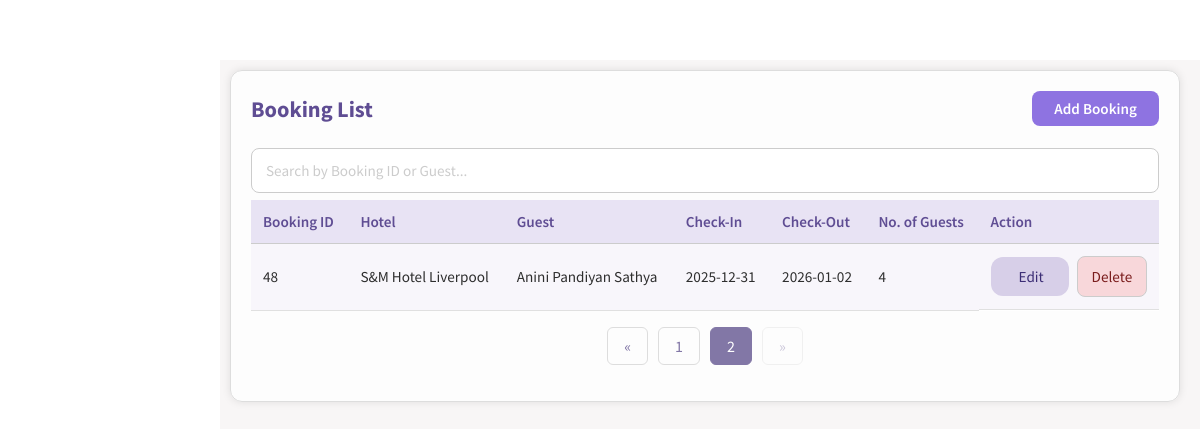
The page /booking.php?page=2 (signed in) on the database as committed earlier.
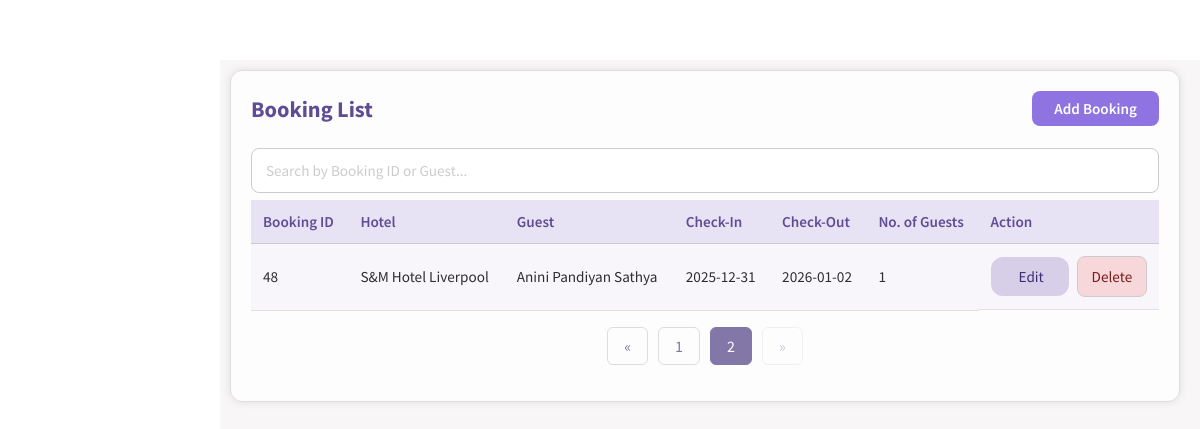
The same page on the database as committed later.
### tables this page shows
CREATE TABLE BOOKING(
BOOKING_ID INTEGER NOT NULL PRIMARY KEY AUTOINCREMENT,
NO_OF_GUEST INTEGER NOT NULL,
DATE_IN DATE NOT NULL,
DATE_OUT DATE NOT NULL,
TIMESTAMP DATETIME NOT NULL NOT NULL DEFAULT (CURRENT_TIMESTAMP),
GUEST_ID INTEGER NOT NULL,
ROOM_ID INTEGER NOT NULL,
FOREIGN KEY (GUEST_ID) REFERENCES GUEST(GUEST_ID) ON DELETE CASCADE ON UPDATE CASCADE
FOREIGN KEY (ROOM_ID) REFERENCES ROOM(ROOM_ID) ON DELETE CASCADE ON UPDATE CASCADE
);

CREATE TABLE HOTEL(
HOTEL_ID INTEGER NOT NULL PRIMARY KEY AUTOINCREMENT,
HOTEL_NAME TEXT NOT NULL,
HOTEL_ADDRESS TEXT NOT NULL,
CITY TEXT NOT NULL,
POSTCODE TEXT NOT NULL,
HOTEL_TELNO TEXT NOT NULL UNIQUE,
HOTEL_EMAIL TEXT NOT NULL UNIQUE
);

CREATE TABLE GUEST(
GUEST_ID INTEGER NOT NULL PRIMARY KEY AUTOINCREMENT,
F_NAME TEXT NOT NULL,
M_NAME TEXT,
L_NAME TEXT NOT NULL,
GUEST_ADDRESS TEXT NOT NULL,
CITY TEXT NOT NULL,
POSTCODE TEXT NOT NULL,
GUEST_EMAIL TEXT NOT NULL UNIQUE,
GUEST_PHNO TEXT NOT NULL UNIQUE
);

### functions.php (the view, shortened to what this page needs)
<?php
function createDB()
{
    $db = new SQLite3('hotelSQL.db');
    $db->exec("PRAGMA foreign_keys = ON");
    return $db;
}
function BookingList($editingId = null, $limit = null, $offset = null)
{
    $db = createDB();
    $select_query = "SELECT * FROM BOOKING b INNER JOIN GUEST g ON (b.GUEST_ID = g.GUEST_ID) INNER JOIN ROOM r ON (b.ROOM_ID = r.ROOM_ID) INNER JOIN HOTEL h ON (r.HOTEL_ID = h.HOTEL_ID) ORDER BY BOOKING_ID ASC";
    $select_query = applyPagination($select_query, $limit, $offset);
    $result = $db->query($select_query);
    while ($row = $result->fetchArray(SQLITE3_ASSOC)) {
        if ($editingId == $row['BOOKING_ID']) {
            echo "<form method='post'><tr>";
            echo "<td>" . $row['BOOKING_ID'] . "</td>";
            echo "<input type='hidden' name='booking-id' value='" . $row['BOOKING_ID'] . "'>";
            echo "<td>";
            RoomDropdown('room-id', $row['ROOM_ID']);
            echo "</td>";
            echo "<td>";
            GuestDropdown('guest-id', $row['GUEST_ID']);
            echo "</td>";
            echo "<td>
                    <input type='date' name='date-in'
                           value='" . htmlspecialchars($row['DATE_IN']) . "'  min='" . date('Y-m-d') . "' required>
                  </td>";
            echo "<td>
                    <input type='date' name='date-out'
                           value='" . htmlspecialchars($row['DATE_OUT']) . "' min='" . date('Y-m-d') . "'required>
                  </td>";
            echo "<td>
                    <input type='number' name='num-guest'
                           value='" . htmlspecialchars($row['NO_OF_GUEST']) . "' required>
                  </td>";
            echo "<td>
                    <input type='submit' class='submit-btn' name='save' value='Save'>
                    <input type='submit' class='delete-button-in-list' name='cancel' value='Cancel'>
                  </td>";
            echo "</tr></form>";
        } else {
            echo "<form method='post'><tr>";
            echo "<td>" . $row['BOOKING_ID'] . "</td>";
            echo "<td>" . $row['HOTEL_NAME'] . "</td>";
            echo "<td>" . $row['F_NAME'] . " " . $row['L_NAME'] . "</td>";
            echo "<td>" . $row['DATE_IN'] . "</td>";
            echo "<td>" . $row['DATE_OUT'] . "</td>";
            echo "<td>" . $row['NO_OF_GUEST'] . "</td>";
            echo "<td>
                    <input type='hidden' name='booking-id' value='" . $row['BOOKING_ID'] . "'>
                    <input type='submit' class='edit-button-in-list' name='edit' value='Edit'>
                    <input type='button' class='delete-button-in-list' name='delete' value='Delete'>
                  </td>";
            echo "</tr></form>";
        }
    }
}
function applyPagination($sql, $limit, $offset)
{
    if ($limit !== null && $offset !== null) {
        $limit = (int) $limit;
        $offset = (int) $offset;
        $sql .= " LIMIT $limit OFFSET $offset";
    }
    return $sql;
}
?>

### booking.php (shortened to what this page needs)
<!DOCTYPE html>
<html lang="en">
<head>
    <link rel="stylesheet" href="style.css" />
</head>
<?php
require_once("functions.php");
$editingId = null;
$records_per_page = 5;
$current_page = isset($_GET["page"]) ? intval($_GET["page"]) : 1;
$db = createDB();
$total_query = "SELECT COUNT(*) AS total FROM BOOKING";
$total_result = $db->query($total_query);
$total_row = $total_result->fetchArray(SQLITE3_ASSOC);
$total_records = (int) ($total_row['total'] ?? 0);
$total_pages = $total_records > 0 ? (int) ceil($total_records / $records_per_page) : 1;
$offset = ($current_page - 1) * $records_per_page;
?>
<body onload="loadNavbar()">
    <div class="main_content">
        <section class="add-container">
            <div class="heading-row">
                <h2>Booking List</h2>
                <a class="add-btn" href="booking-add.php">Add Booking</a>
            </div>
            <div class="search-bar">
                <input type="text" id="searchInput" placeholder="Search by Booking ID or Guest..." autocomplete="off"
                    onkeyup="filterBookingList(this)">
            </div>
            <table class="base-table">
                <thead>
                    <tr>
                        <th>Booking ID</th>
                        <th>Hotel</th>
                        <th>Guest</th>
                        <th>Check-In</th>
                        <th>Check-Out</th>
                        <th>No. of Guests</th>
                        <th>Action</th>
                    </tr>
                </thead>
                <tbody>
                    <?php BookingList($editingId, $records_per_page, $offset); ?>
                </tbody>
            </table>
            <ul class="pagination">
                <?php if ($current_page > 1): ?>
                    <?php $prev_page = $current_page - 1; ?>
                    <li><a href="?page=<?= $prev_page ?>">&laquo;</a></li>
                <?php else: ?>
                    <li class="disabled"><span>&laquo;</span></li>
                <?php endif; ?>
                <?php for ($i = 1; $i <= $total_pages; $i++): ?>
                    <?php if ($i == $current_page): ?>
                        <li class="active"><span><?= $i ?></span></li>
                    <?php else: ?>
                        <li><a href="?page=<?= $i ?>"><?= $i ?></a></li>
                    <?php endif; ?>
                <?php endfor; ?>
                <?php if ($current_page < $total_pages): ?>
                    <?php $next_page = $current_page + 1; ?>
                    <li><a href="?page=<?= $next_page ?>">&raquo;</a></li>
                <?php else: ?>
                    <li class="disabled"><span>&raquo;</span></li>
                <?php endif; ?>
            </ul>
        </section>
    </div>
</body>
</html>

### style.css (style rules this page uses)
html, body { margin: 0; padding: 0; box-sizing: border-box; }
*, *::before, *::after { box-sizing: inherit; }
* { font-family: "Source Sans Pro", Helvetica, sans-serif; }
input::placeholder { color: #ccc; }
.main_content { margin-top: 60px; margin-left: 220px; padding: 10px 20px 20px 10px; background: #f8f6f6; min-height: calc(100vh - 60px); color: #2e2e2e; flex: 1; overflow-x: hidden; }
.add-container h2 { color: #5f4d93; font-size: 1.4rem; font-weight: 700; margin-bottom: 20px; text-align: left; }
.add-container .search-bar { margin: 5px 0; padding: 2px 0; }
.add-container .search-bar input { display: block; width: 100%; padding: 12px 14px; border: 1px solid #ccc; }
.base-table { width: 100%; border-collapse: collapse; color: #2e2e2e; font-size: 0.95rem; background-color: #fff; }
.base-table thead { background-color: #e8e3f4; }
.base-table th { text-align: left; font-weight: 600; color: #5f4d93; padding: 12px; border-bottom: 1px solid #ccc; }
.base-table td { padding: 12px; border-bottom: 1px solid #e0e0e0; }
.base-table td:last-child { display: flex; justify-content: flex-start; align-items: center; gap: 8px; }
.base-table tr:nth-child(even) { background-color: #f8f6fb; }
.add-container { width: 100%; max-width: none; padding: 20px 20px 20px 20px; margin: 0 0 30px 0; background: rgba(255, 255, 255, 0.8); border-radius: 12px; border: 1px solid #ddd; box-shadow: 0 0 8px rgba(0, 0, 0, 0.1); }
.add-container input { padding: 10px; border: 1px solid #ccc; border-radius: 8px; font-size: 0.95rem; background-color: #fff; transition: border-color 0.3s, box-shadow 0.3s; }
.add-container td input[type="submit"] { padding: 10px 28px; border: none; border-radius: 12px; font-size: 0.95rem; font-weight: 500; cursor: pointer; }
.add-container .edit-button-in-list { background-color: #d7cfe8; color: #3b2d75; }
.add-container .delete-button-in-list { background-color: #f8d7da; color: #7a1c1c; }
.base-form input, .add-container input, .add-container select, .base-form select { width: 50%; max-width: 100%; }
.pagination { display: flex; justify-content: center; list-style-type: none; padding: 0; }
.pagination li { margin: 0 5px; }
.pagination a, .pagination span { text-decoration: none; color: #8277a6; padding: 8px 16px; border: 1px solid #ddd; border-radius: 6px; cursor: pointer; display: inline-block; }
.pagination li.active span { background-color: #8277a6; color: white; border-color: #8277a6; }
.pagination li.disabled span { opacity: 0.4; cursor: not-allowed; }
.add-btn { display: inline-block; padding: 8px 22px; background-color: #8e73e1; color: #fff; border-radius: 8px; font-weight: 600; font-size: 0.95rem; text-decoration: none; }
.heading-row { display: flex; align-items: center; justify-content: space-between; margin-bottom: 20px; }
.heading-row h2 { margin: 0; color: #5f4d93; font-size: 1.4rem; font-weight: 700; }
.edit-button-in-list, .delete-button-in-list { cursor: pointer; }

Rows that differ between the two databases and show on the page:
changed booking "S&M Hotel Liverpool": NO_OF_GUEST "4" → "1"
